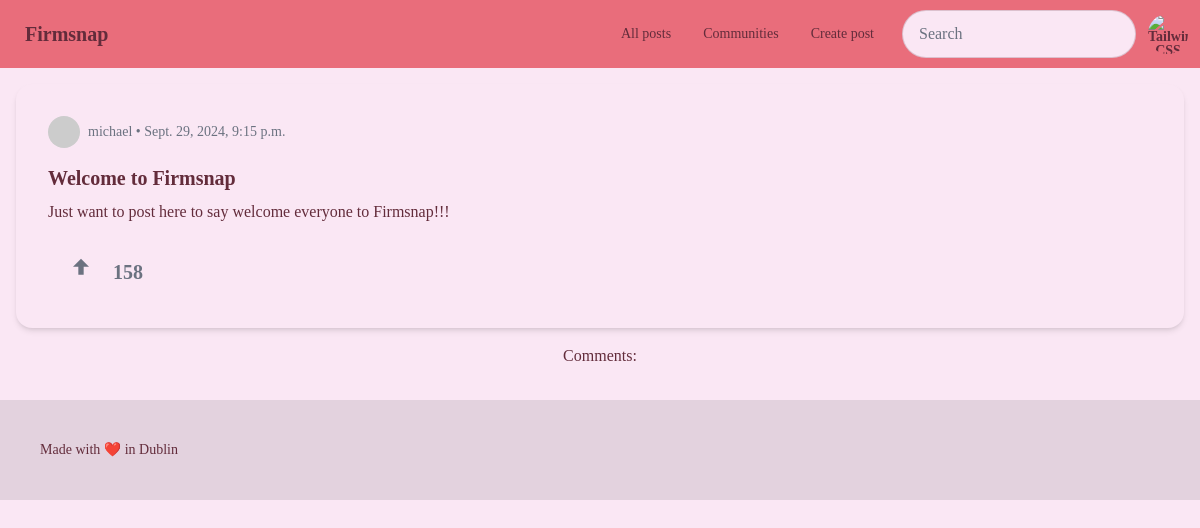
The page /app/post/1 (signed in) on the database its author committed.
### app/models.py (models this page shows, shortened)
class Post(models.Model):
    organisation_id = models.ForeignKey(Organisation, on_delete=models.CASCADE)
    user_id = models.ForeignKey(User, on_delete=models.CASCADE)
    post_title = models.CharField(max_length=200, default="Untitled Post")
    post_text = models.TextField(max_length=2000)
    pub_date = models.DateTimeField(auto_now_add=True)
    votes = models.IntegerField(default=0)

class User(AbstractUser):
    organisation_id = models.ForeignKey(Organisation, on_delete=models.CASCADE, null=True, blank=True)

### app/views.py (the view)
# urls.py: path("post/<int:post_id>", views.post_detail, name="post_detail"),
def post_detail(request, post_id):
    user = request.user
    post_obj = get_object_or_404(Post, id=post_id)
    if user.is_authenticated and user.organisation_id == post_obj.organisation_id:
        list_of_comments = Comment.objects.filter(post_id=post_id)
        template = loader.get_template("app/post_detail.html")
        context = {"post_obj" : post_obj, "list_of_comments": list_of_comments}
        return HttpResponse(template.render(context, request))
    else:
        return redirect('login')

### app/templates/app/post_detail.html (shortened to what this page needs)
{% extends 'app/base.html' %}
{% block content %}
    {% if post_obj %}
        <div class="card w-full bg-base-100 shadow-md mb-4">
            <div class="card-body">
                <div class="flex items-center mb-2">
                    <div class="avatar">
                        <div class="w-8 h-8 rounded-full">
                            <img src="https://i.pravatar.cc/150?img=3" alt="User Avatar" />
                        </div>
                    </div>
                    <span class="ml-2 text-sm text-gray-500">{{ post_obj.user_id.username }} • {{ post_obj.pub_date }}</span>
                </div>
                <h2 class="card-title">
                    {{ post_obj.post_title }}
                </h2>
                <p> {{ post_obj.post_text }} </p>
                <div class="card-actions mt-4">
                    <div class="flex space-x-2">
                        <button class="btn btn-ghost text-gray-500 hover:text-green-500 flex items-center space-x-2">
                            <svg xmlns="http://www.w3.org/2000/svg" class="h-8 w-8 inline" fill="currentColor" viewBox="0 0 24 24">
                                <path d="M12 2l-6 6h4v6h4v-6h4z"/>
                            </svg>
                            <span class="text-xl font-bold">{{ post_obj.votes }}</span>
                        </button>
                    </div>
                </div>
            </div>
        </div>
    <div class="flex flex-col items-center justify-center mb-4">
    <p>Comments:</p>
    </div>
    {% else %}
        <p>Post not found</p>
    {% endif %}
{% endblock %}

### rows shown on the page
Post: user_id.username "michael", pub_date "Sept. 29, 2024, 9:15 p.m.", post_title "Welcome to Firmsnap", post_text "Just want to post here to say welcome everyone to Firmsnap!!!", votes "158"
